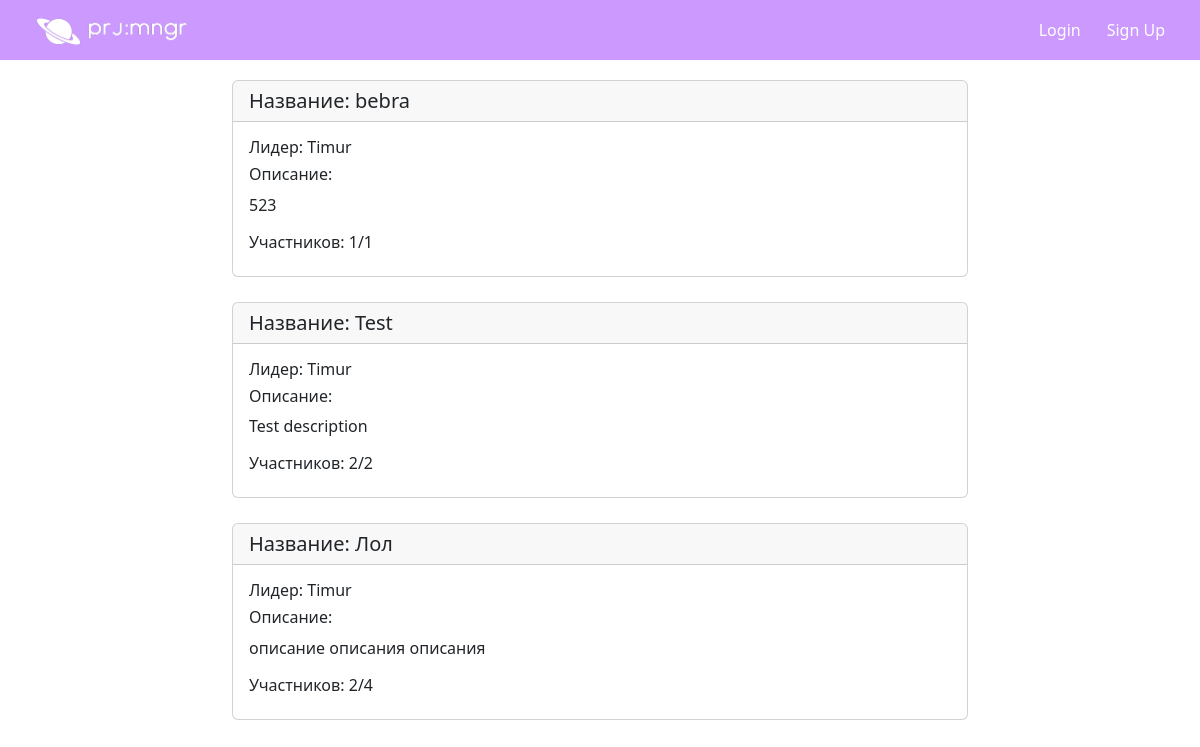
The app's page /home, older data.
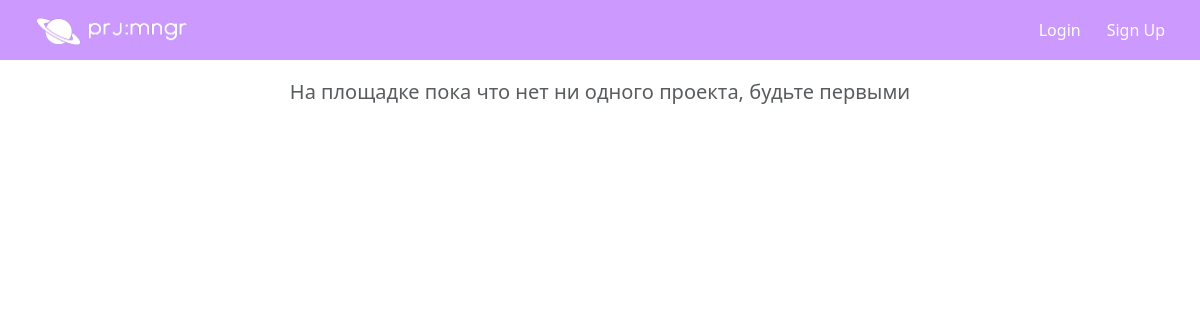
The same page, newer data.
### data/projects.py (models this page shows, shortened)
class Project(SqlAlchemyBase):
    __tablename__ = "projects"
    id = sqlalchemy.Column(sqlalchemy.Integer,
                           primary_key=True, autoincrement=True)
    name = sqlalchemy.Column(sqlalchemy.String, nullable=True)
    max_members = sqlalchemy.Column(sqlalchemy.Integer, default=1)
    description = sqlalchemy.Column(sqlalchemy.Text(200), default="", nullable=True)
    leader = orm.relationship("User", lazy="subquery")
    leader_id = sqlalchemy.Column(sqlalchemy.Integer, sqlalchemy.ForeignKey("users.id", ondelete="CASCADE"))

### data/users.py (models this page shows, shortened)
class User(SqlAlchemyBase, UserMixin, SerializerMixin):
    __tablename__ = 'users'
    id = sqlalchemy.Column(sqlalchemy.Integer,
                           primary_key=True, autoincrement=True)
    name = sqlalchemy.Column(sqlalchemy.String, nullable=True)
    email = sqlalchemy.Column(sqlalchemy.String,
                              index=True, unique=True, nullable=True)
    admin = sqlalchemy.Column(sqlalchemy.Boolean, default=False)
    hashed_password = sqlalchemy.Column(sqlalchemy.String, nullable=True)
    created_date = sqlalchemy.Column(sqlalchemy.DateTime,
                                     default=datetime.datetime.now)
    projects = orm.relationship("Project", secondary=user_project, backref="members", lazy="subquery")
    about = sqlalchemy.Column(sqlalchemy.Text(140), nullable=True)

### website/views.py (the view)
@views.route("/")
@views.route("/home")
def home():
    db_sess = db_session.create_session()
    projects = db_sess.query(Project).all()
    return render_template("home.html", title='Менеджер проектов', projects=projects, user=current_user)

### data/db_session.py (called while the page is built)
def create_session() -> Session:
    global __factory
    return __factory()

### templates/home.html (shortened to what this page needs)
{% extends "base.html" %}
{% from "components/project_card.html" import project_card %}
{% block content %}
    {% if projects %}
    {% for prj in projects %}
    <div class="row" style="margin-bottom: 20px;">
        <div class="col-sm-8 mx-auto">
            {{project_card(prj)}}
        </div>
    </div>
    {% endfor %}
    {% else %}
    <div class="row">
        <h5 class="text-muted" style="text-align: center">На площадке пока что нет ни одного проекта, будьте первыми</h5>
    </div>
    {% endif %}
{% endblock %}

### templates/components/project_card.html
{% macro project_card(project) %}
<div class="card">
    <h5 class="card-header">Название: {{project.name}}</h5>
    <div class="card-body">
      <h6 class="card-title">Лидер: {{project.leader.name}}</h6>
      <h6 class="card-title">Описание:</h6>
      <p class="card-text">{{project.description}}</p>
      <h6 class="card-title">Участников: {{project.members|length}}/{{project.max_members}}</h6>
    </div>
  </div>
{% endmacro %}

Row changes from the older to the newer data that the page shows:
removed Project: name "bebra", description "523", members|length "1", max_members "1"
no longer on this page (row unchanged): User: leader.name "Timur"
removed Project: name "Test", description "Test description", members|length "2", max_members "2"
removed Project: name "Лол", description "описание описания описания", members|length "2", max_members "4"
Text that changed along with them:
text now shown: "На площадке пока что нет ни одного проекта, будьте первыми"
